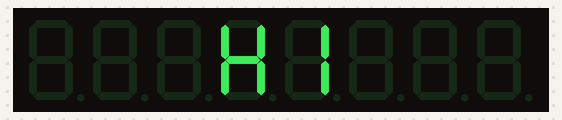
A sketch run on a simulated ESP8266 (NodeMCU). Shown: 8-digit seven-segment display. Wiring (inferred from the names in the program): MAX7219 LED driver: CS GPIO 15. WiFi joins after 1.5 s; servers stay silent unless stated; network time is answered at once with the bench clock; the local clock reads 2024-03-15 10:24:30 at power-on unless the sketch sets it; what the sketch prints to the serial monitor is not drawn.

Above: at 0.1 s.
At 2.1 s:
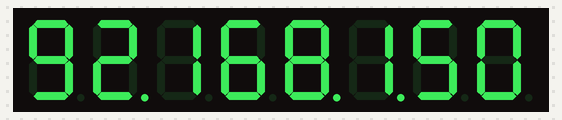
At 5.1 s:
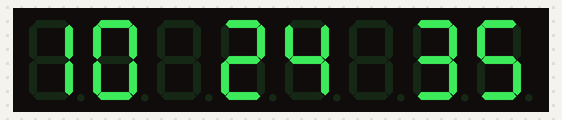
At 13.1 s:
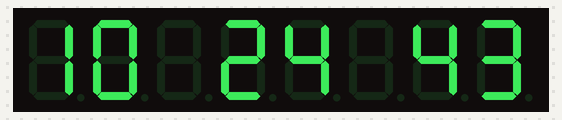
At 21.1 s:
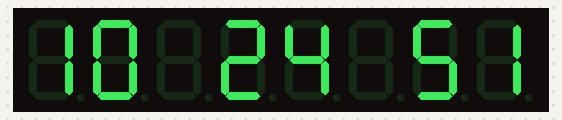
At 38.1 s:
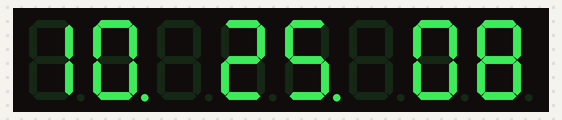

The sketch:

espclock.ino
```cpp
#include <SPI.h>
#include <ESP8266WiFi.h>

#define MAX7219_NUM_CHIPS   1  // 3 chips = 24 digits
#define MAX7219_CS_PIN     15  // pin the MAX7219's CS pin is connected to
#define MAX7219_BRIGHTNESS  3  // brightness level 0-15

#include "MAX7219_8_Digit_Driver.h"

MAX7219_8_Digit_Driver my_display(MAX7219_CS_PIN, MAX7219_NUM_CHIPS);

// Wifi
#include "mySettings.h"

// For NTP time
#include <NTPClient.h>
#include <WiFiUdp.h>

const long utcOffset = 3600;

WiFiUDP ntpUdp;
NTPClient timeClient(ntpUdp, "pool.ntp.org", utcOffset);

void setup() {
  Serial.begin(115200); delay(10);
  Serial.println();

  my_display.String_To_Buffer("   H1   ", MAX7219_BRIGHTNESS);

  // ssid & pass in settings.ino - DO NOT CHECK IN!
  WiFi.begin(ssid, pass);
  Serial.print("Connecting to "); Serial.print(ssid); Serial.println(" ...");

  while (WiFi.status() != WL_CONNECTED) {
    Serial.print(".");
    delay(1000);
  }

  Serial.print("Connected, IP: "); Serial.println(WiFi.localIP());

  my_display.String_To_Buffer(WiFi.localIP().toString(), MAX7219_BRIGHTNESS);

  timeClient.begin();

  delay(3000);
}

void loop() {
  timeClient.update();

  int hour = timeClient.getHours();
  int min  = timeClient.getMinutes();
  int sec  = timeClient.getSeconds();

  String pad_hour = "E";
  String pad_min  = "E";
  String pad_sec  = "E";
  String pad_dot  = "E";

  if (hour < 10) { pad_hour = String("0") + String(hour); }
  else           { pad_hour = String(hour); }

  if (min < 10)  { pad_min = String("0") + String(min); }
  else           { pad_min = String(min); }

  if (sec < 10)  { pad_sec = String("0") + String(sec); }
  else           { pad_sec = String(sec); }

  if (sec % 2 == 0) { pad_dot = ". "; }
  else              { pad_dot = " ";  }

  String dispTime = pad_hour + pad_dot + pad_min + pad_dot + pad_sec;

  // The decimal point does not count against the length of the character string
  my_display.String_To_Buffer(dispTime, MAX7219_BRIGHTNESS);

  delay(1000);
}
```

7_Segment_Font.h
```cpp
/***************************************************************************************************************************/
/*
  7 Segment Font
  Store this lookup table in flash (program) memory instead of SRAM
  Segment order for the display PCB = Dp, A, B, C, D, E, F, G
*/
/***************************************************************************************************************************/
const PROGMEM uint8_t Char_Set[] = {

  // Characters 0-F   Op-code
  0b01111110,       //  0x00 - '0'
  0b00110000,       //  0x01 - '1'
  0b01101101,       //  0x02 - '2'
  0b01111001,       //  0x03 - '3'
  0b00110011,       //  0x04 - '4'
  0b01011011,       //  0x05 - '5'
  0b01011111,       //  0x06 - '6'
  0b01110000,       //  0x07 - '7'
  0b01111111,       //  0x08 - '8'
  0b01111011,       //  0x09 - '9'
  0b01110111,       //  0x0A - 'A'
  0b00011111,       //  0x0B - 'B'
  0b01001110,       //  0x0C - 'C'
  0b00111101,       //  0x0D - 'D'
  0b01001111,       //  0x0E - 'E'
  0b01000111,       //  0x0F - 'F'

  // Other Characters
  0b00000001,       //  0x10 - '- minus'
  0b01000011,       //  0x11 - 'c for centigrade'
  0b01100011,       //  0x12 - 'o for degree'
  0b00110111,       //  0x13 - 'H'
  0b00001110,       //  0x14 - 'L'
  0b01110110,       //  0x15 - 'n'
  0b01100111,       //  0x16 - 'P'
  0b00001111,       //  0x17 - 't'
  0b00111011,       //  0x18 - 'Y'
  0b00111110,       //  0x19 - 'U'

  0b00000000        //  0x1A - 'blank'
};
```

mySettings.example.h
```cpp
#ifndef MYSETTINGS_H
#define MYSETTINGS_H

// Wifi stuff
const char* ssid = "YOUR_WIFI_SSID_HERE";
const char* pass = "YOUR_WIFI_PASSWORD_HERE";

#endif
```

MAX7219_8_Digit_Driver.cpp
```cpp
#include "Arduino.h"
#include <SPI.h>
#include "MAX7219_8_Digit_Driver.h"


// ------------------------------------------------------------------------------------------------------------------------
// constructor
// ------------------------------------------------------------------------------------------------------------------------
MAX7219_8_Digit_Driver::MAX7219_8_Digit_Driver(int Pin, int MAX7219_Chips) {

  // set load pin to output
  pinMode(Pin, OUTPUT);

  // local variables
  _Pin = Pin;
  _MAX7219_Chips = MAX7219_Chips;

  // reverse the SPI transfer to send the MSB first
  SPI.setBitOrder(MSBFIRST);

  // start SPI, SPI slow on ESP8266 https://github.com/esp8266/Arduino/issues/2624
  SPI.begin();

  digitalWrite(_Pin, HIGH);  // Take CS High

#if defined(__AVR_ATmega168__) ||defined(__AVR_ATmega168P__) ||defined(__AVR_ATmega328P__) ||defined(__AVR_ATmega32U4__)
  Serial.println("Hello UNO");
#else
  Serial.println("Hello ESP8266");
  // only needed for ESP8266, does not work with UNO, the larger the number the faster the SPI
  // 4000000L gives a similar purformance speed to an UNO, 15000000L is much too fast for the MAX7219
  // 8000000L updates a 24 digit display in 750uS
  SPI.setFrequency(8000000L);
#endif

} // end of function


// ------------------------------------------------------------------------------------------------------------------------
// write data to all MAX7219 chips present, used to initialize display or set brightness
// ------------------------------------------------------------------------------------------------------------------------
void MAX7219_8_Digit_Driver::MAX7219_All_Chips(uint8_t Address, uint8_t Data) {

  // take CS low
  digitalWrite(_Pin, LOW);

  for (uint8_t i = 0; i < _MAX7219_Chips; ++i) {

    SPI.transfer(Address);      //  address
    SPI.transfer(Data);         // data value

  } // end of loop

  // return CS high
  digitalWrite(_Pin, HIGH);

} // end Function


// ------------------------------------------------------------------------------------------------------------------------
// write a character to a MAX7219 chip to one of the 8 locations. Write a Noop to all other MAX7219 chips
// ------------------------------------------------------------------------------------------------------------------------
void MAX7219_8_Digit_Driver::Write_Digit(uint8_t Register_Address, uint8_t Register_Data) {

  // range check the address value
  if (Register_Address >= 0 && Register_Address <= ((_MAX7219_Chips * 8) - 1)) {
    // range check passed. Which MAX7219 chip to write data to, write NOOP's to all others

    // find the chip number you are writing to
    int Chip_Number = Register_Address / 8;

    // find the chips data register to write data too, result is Register_Address. Range = 1 to 8 (data registers of the MAX7219)
    int yy = (Chip_Number * 8); Register_Address = (Register_Address - yy) + 1;

    // start the transfer to the Max chips, loop through all MAX chips, writing either the data or NOOP
    digitalWrite(_Pin, LOW);

    // test which chip to write data too and write noop to all others, that is register address 0x00
    // loop from 0 to the Number of MAX7219 chip (far right to far left)
    for (int xx = 0; xx < _MAX7219_Chips; xx++) {

      // test if it the chip we are to write data to else write a NOOP
      if (xx == Chip_Number) {
        // this is the chip required, now select the data register and write the data

        // test if decimal point flag bit is set
        if (bitRead(Register_Data, 7) == 1) {

          // remove the dp flag and use the lookup table, then set the decimal point LED bit
          Register_Data = pgm_read_byte(&Char_Set[Register_Data - 128]);
          Register_Data = Register_Data + 128;

        } // end dp set

        // no decimal point set
        else {
          // range check the data to write, if too large for the lookup table then turn all segments off
          if (Register_Data < 0x1F) {
            // use the lookup table to find the character to display
            Register_Data = pgm_read_byte(&Char_Set[Register_Data]);
          }
          else {
            // out of range so blank the digit
            Register_Data = 0x00;
          }
        } // end no dp set

        // write the address and data to the SPI port
        SPI.transfer(Register_Address); SPI.transfer(Register_Data);

      }

      // else write noop to other MAX7219 chips
      else {

        // write the address and data to the SPI port
        SPI.transfer(MAX7219_Noop); SPI.transfer(0x00);

      } // end of else

    } // end of loop

    // return CS high
    digitalWrite(_Pin, HIGH);

  } // end of range check

} // end of function


// ------------------------------------------------------------------------------------------------------------------------
// update the display with the data in the Frame_Buffer, note that Frame_Buffer[0] is far right of the display
// ------------------------------------------------------------------------------------------------------------------------
void MAX7219_8_Digit_Driver::Display_Update(int Brightness) {

  // range check the brightess level, valid 0-15
  if (Brightness < 0 || Brightness > 15) {

    Brightness = 8;

  } // end range check

  for (int i = 0; i <  (_MAX7219_Chips * 8); i++) {

    Write_Digit(i, _Frame_Buffer[i]); // Write to column, with data

  } // end of loop

  // write to all MAX7219 chip control registers, only adds a little time but corrects any MAX7219 sync errors
  // timing using an UNO adds 130uS at the most
  MAX7219_All_Chips(MAX7219_DecodeMode, 0x00);
  MAX7219_All_Chips(MAX7219_Intensity, Brightness);
  MAX7219_All_Chips(MAX7219_ScanLimit, 0x07);
  MAX7219_All_Chips(MAX7219_Displaytest, 0x00);
  MAX7219_All_Chips(MAX7219_Shutdown, 0x01);

} // end of function


// ------------------------------------------------------------------------------------------------------------------------
// write a string message to the data buffer
// ------------------------------------------------------------------------------------------------------------------------
void MAX7219_8_Digit_Driver::String_To_Buffer(String Message, int Brightness) {

  // clear the data buffer
  for (int a = 0; a < (_MAX7219_Chips * 8); a++) {
    // blank digit
    _Frame_Buffer[a] = 0x1A;
  } // end of loop

  // define a buffer pointer and decimal point flag
  int Buffer_Pointer = 0; int DP_Flag = 0;

  //  for (int ll = 0; ll < My_Message.length(); ll++) {
  for (int ll = (Message.length() - 1); ll > -1; ll--) {

    // test of ascii value is a decimal point
    if (Message.charAt(ll) == 0x2E) {
      DP_Flag = 1;  // set flag
    } // end if

    // the character is not a dp
    else {

      // start with a blank digit
      int Value = 0x1A;

      // test if numbers are 0-9
      if (Message.charAt(ll) > 0x2F && Message.charAt(ll) < 0x3A) {
        Value = (Message.charAt(ll) - 0x30);
      }

      // test if numbers are A-F
      if (Message.charAt(ll) > 0x40 && Message.charAt(ll) < 0x47) {
        Value = (Message.charAt(ll) - 0x37);
      }

      // special characters. -, H, L, n, P, t, Y, U and c (centigrade) and o to a degree character
      // minus sign
      if (Message.charAt(ll) == 0x2D) {
        Value = 0x10;
      }

      // c for centigrade
      if (Message.charAt(ll) == 0x63) {
        Value = 0x11;
      }

      // o for degree
      if (Message.charAt(ll) == 0x6F) {
        Value = 0x12;
      }


      // Space
      if (Message.charAt(ll) == 0x20) {
        Value = 0x1A;
      }

      // H
      if (Message.charAt(ll) == 0x48 || Message.charAt(ll) == 0x68) {
        Value = 0x13;
      }

      // L
      if (Message.charAt(ll) == 0x4C || Message.charAt(ll) == 0x6C) {
        Value = 0x14;
      }

      // n
      if (Message.charAt(ll) == 0x4E || Message.charAt(ll) == 0x6E) {
        Value = 0x15;
      }

      // P
      if (Message.charAt(ll) == 0x50 || Message.charAt(ll) == 0x70) {
        Value = 0x16;
      }

      // t
      if (Message.charAt(ll) == 0x54 || Message.charAt(ll) == 0x74) {
        Value = 0x17;
      }

      // Y
      if (Message.charAt(ll) == 0x59 || Message.charAt(ll) == 0x79) {
        Value = 0x18;
      }

      // U
      if (Message.charAt(ll) == 0x55 || Message.charAt(ll) == 0x75) {
        Value = 0x19;
      }

      // range check, only incrument the pointer if not over range
      if (Buffer_Pointer < (_MAX7219_Chips * 8)) {

        if (DP_Flag == 0) {
          _Frame_Buffer[Buffer_Pointer] = Value;
        }
        else {
          _Frame_Buffer[Buffer_Pointer] = Value + 0x80;
          DP_Flag = 0;  // clear flag
        }

        // buffer at location Buffer_Pointer now has the location within the lookup
        // table for the character, if bit 7 set then a d.p. should be added
        Buffer_Pointer++;
      } // end range check

    } // end else

  } // end message read

  Display_Update(Brightness);

}  // end function
```

MAX7219_8_Digit_Driver.h
```cpp
/***************************************************************************************************************************/
/*


      Need some text here

      Pin connections
      Name      Arduino     ESP8266         MAX7219 7 Segment display
      -----     -------     -------         -------------------------
                +5V         5V              VCC
                GND         GND             GND
      DIN       D11/MOSI    GPIO13 (D7)     DIN
      CS        *D10/SS      *GPIO15 (D8)   CS
      CLK       D13/SCK     GPIO14 (D5)     CLK


  Valid characters = 0 to F plus -, H, L, n, P, t, Y, U and c (centigrade) and o to a degree character


*/
/***************************************************************************************************************************/

// Check that the library has not yet been called
#ifndef Max7219_Lib
#define Max7219_Lib

// Check of legacy IDE
#if ARDUINO >= 100
#include "Arduino.h"
#else
#include "WProgram.h"
#endif

// Include needed library and files
#include <SPI.h>

// below is when the library is in the arduino library
//#include <7_Segment_Font.h>

// below is when the library is local
#include "7_Segment_Font.h"

/***************************************************************************************************************************/
/*
  Class for writing to the MAX7219 display
*/
/***************************************************************************************************************************/
class MAX7219_8_Digit_Driver
{

  public:

    // Add a constructor
    MAX7219_8_Digit_Driver(int Pin, int MAX7219_Chips);

    // prototypes of the functions
    void MAX7219_All_Chips(uint8_t Address, uint8_t Data);
    void Write_Digit(uint8_t Register_Address, uint8_t Register_Data);
    void Display_Update(int Brightness);
    void String_To_Buffer(String Message, int Brightness);

  private:

    // Private version of the CS Pin and number of MAX chips in use
    int _Pin;
    int _MAX7219_Chips;

    // sufficient space for 8off MAX7214 drivers or a 64 digit display. An UNO has 2048 bytes available for local variables
    uint8_t _Frame_Buffer[64];

    // MAX7219 register list
    #define MAX7219_Noop          0x0
    #define MAX7219_DecodeMode    0x9
    #define MAX7219_Intensity     0xA
    #define MAX7219_ScanLimit     0xB
    #define MAX7219_Shutdown      0xC
    #define MAX7219_Displaytest   0xF

};
#endif
```

Measured:
- what the display in image 0 shows lasts 2.0 s, from 0.0 s to 2.0 s
- what the display in image 1 shows lasts 3.0 s, from 2.0 s to 5.0 s
- what the display in image 2 shows lasts 1.0 s, from 5.0 s to 6.0 s
